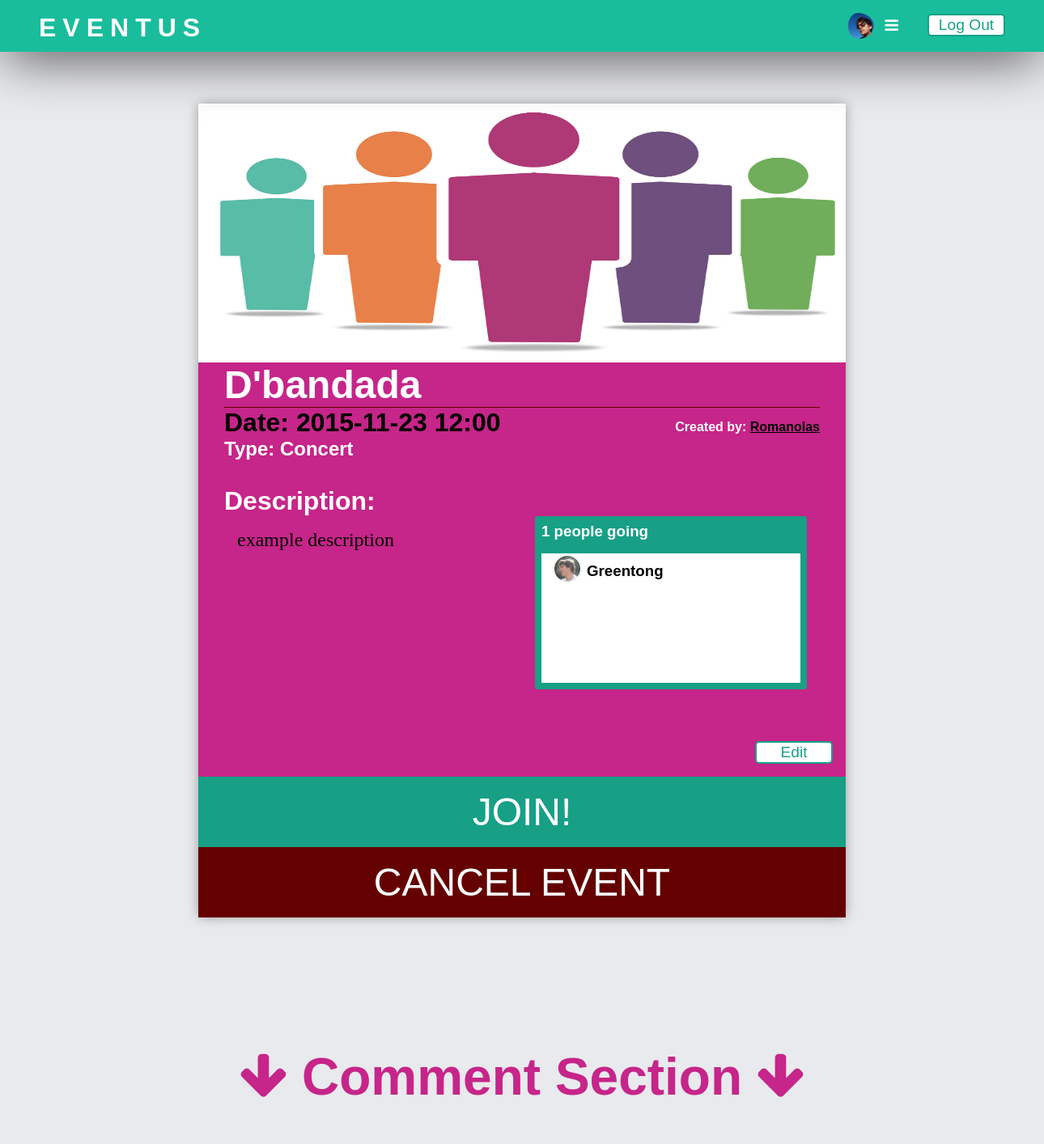
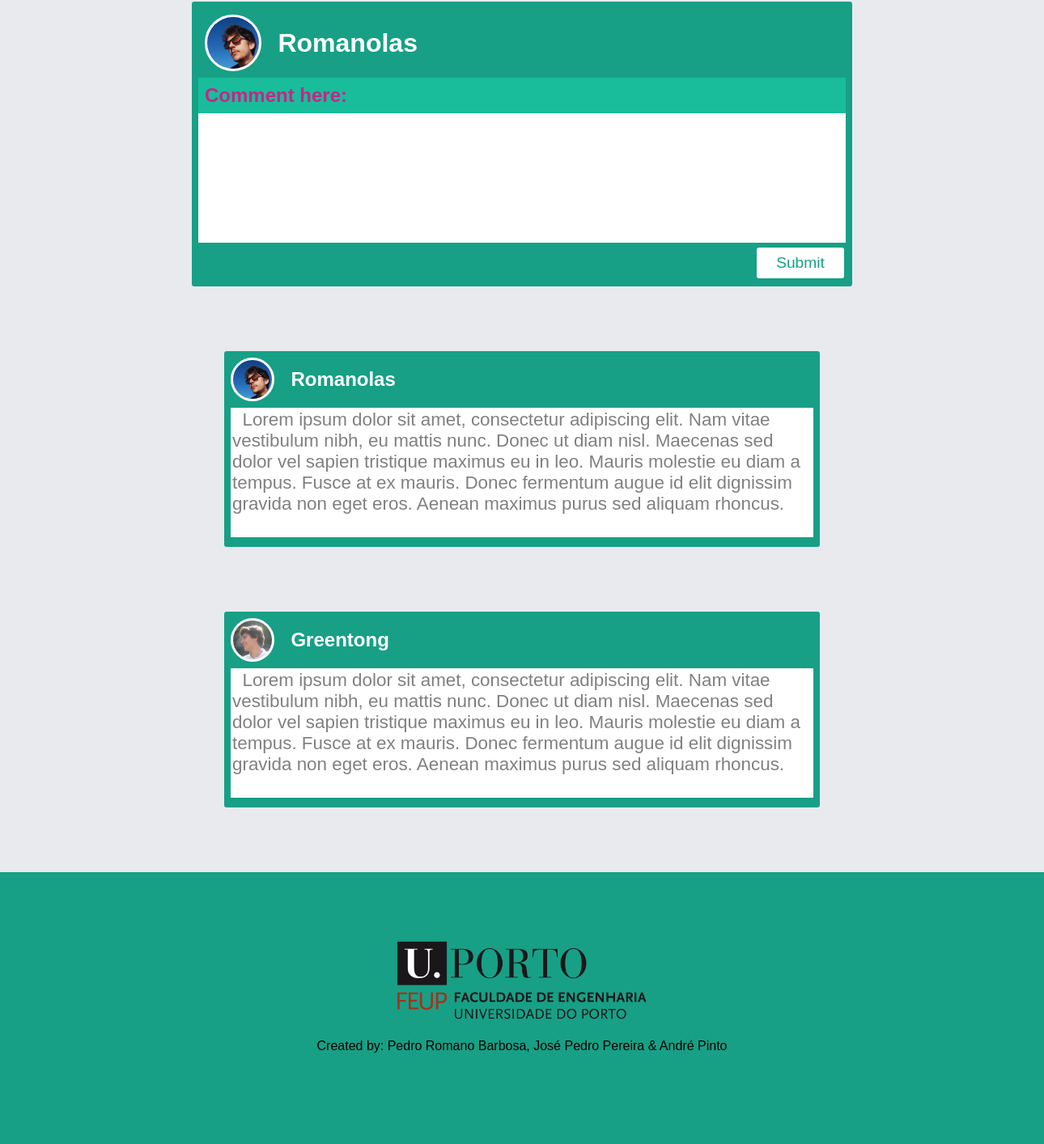
The app's page /event.php?eid=1 (signed in) with its own data (2 pictures, top to bottom).
### tables this page shows
CREATE TABLE user (
	id INTEGER PRIMARY KEY,
	name TEXT,
	username TEXT,
	password TEXT,
	image INTEGER,
	imagePath TEXT,
	biography TEXT
);

CREATE TABLE event (
	id INTEGER PRIMARY KEY,
	ownerId INTEGER REFERENCES user(id),
	name TEXT,
	image INTEGER,
	imagePath TEXT,
	dateOfEvent DATE,
	description TEXT,
	typeId INTEGER REFERENCES typeOfEvent(id)
);

CREATE TABLE typeOfEvent(
	id INTEGER PRIMARY KEY,
	type TEXT
);

### event.php (the view, shortened to what this page needs)
<!DOCTYPE html>
<html>
<head>
  <link rel="stylesheet" href="https://maxcdn.bootstrapcdn.com/font-awesome/4.4.0/css/font-awesome.min.css">
  <link rel="stylesheet" type="text/css" href="Styles/styles.css">
  <link rel="stylesheet" type="text/css" href="Styles/event.css">
  <link rel="stylesheet" type="text/css" href="Styles/navigation.css">
  <link rel="stylesheet" type="text/css" href="Styles/footer.css">
</head>
<body>
  <?php include_once('navigation.php'); ?>
  <?php
    $eventId = $_GET['eid'];
    $db = new PDO('sqlite:Database/data.db');
    $tmp = $db->prepare('SELECT * FROM event WHERE event.id = ?');
    $tmp->execute(array($eventId));
    $event = $tmp->fetch();
    $tmp = $db->prepare('SELECT typeOfEvent.type FROM typeOfEvent WHERE typeOfEvent.id = ?');
    $tmp->execute(array($event["typeId"]));
    $type = $tmp->fetch();
    $tmp = $db->prepare('SELECT user.id, user.username FROM user WHERE user.id = ?');
    $tmp->execute(array($event["ownerId"]));
    $owner = $tmp->fetch();
    $tmp = $db->prepare('SELECT user.id, user.username, user.imagePath FROM user JOIN eventUser WHERE eventUser.userId = user.id AND eventUser.eventId = ?');
    $tmp->execute(array($event["id"]));
    $participants = $tmp->fetchAll();
    $tmp = $db->prepare('SELECT comment.userId, comment.content, user.username, user.imagePath FROM comment JOIN user WHERE ? = comment.eventId AND user.id = comment.userId');
    $tmp->execute(array($event["id"]));
    $comments = $tmp->fetchAll();
    $tmp = $db->prepare('SELECT user.id FROM user JOIN eventUser WHERE eventUser.userId = user.id AND eventUser.userId = ? AND eventUser.eventId = ?');
    $tmp->execute(array($_SESSION["id"], $event["id"]));
    $userInEvent = $tmp->fetch();
    $inTheEvent = true;
    if($userInEvent == 0){
      $inTheEvent = false;
    }
    ?>
  <section id="event-main-area" data-id=<?=$event["id"]?>>
    <?php if($event["image"] == 1){
        echo '<img id="eventImage" src=' . $event["imagePath"] . '>';
      }else if($event["image"] == 0){
        echo '<img id="eventImage" src=images/defaultImage.jpeg>';
      }
    ?>
    <header>
      <h1 id="eventName"> <?=$event["name"]?> </h1>
      <h2 id="eventDate"> Date: <?=$event["dateOfEvent"]?> </h2>
      <h3> Type: <?=$type["type"]?> </h2>
      <h4> Created by: <a href=<?= 'profile.php?uid=' . $event["ownerId"]  . "&nav=profile"?>> <?=$owner["username"]?> </a> </h4>
    </header>
    <article>
      <h3> Description: </h3>
      <p id="eventDescription"> <?=$event["description"]?> </p>
      <div>
          <div>
            <h3> <?=count($participants)?> people going </h3>
          </div>
        <aside>
          <?php foreach ($participants as $user) { ?>
            <a href=<?= 'profile.php?uid=' . $user["id"]  . "&nav=profile"?>>
              <img src=<?=$user["imagePath"] ?>>
              <h3> <?=$user['username']?> </h3>
            </a>
          <?php } ?>
        </aside>
      </div>
    </article>
    <?php
      if($_SESSION["id"] == $event["ownerId"]){ ?>
        <input id="editButton" type="submit" value="Edit">
    <?php } ?>
    <?php
    if($event["ownerId"] == $_SESSION["id"]){
        if($inTheEvent){
          echo '<form method="post" action="cancelJoinEvent.php"> <input type="hidden" name="id" value="' . $event["id"] . '"> <input id="withdraw-button" type="submit" value="WITHDRAW"> </form>';
        }else {
          echo '<form method="post" action="joinEvent.php"> <input type="hidden" name="id" value="' . $event["id"] . '"> <input id="join-button" type="submit" value="JOIN!"> </form>';
        }
        echo '<form method="post" action="cancelEvent.php"> <input type="hidden" name="id" value="' . $event["id"] . '"> <input id="cancel-button" type="submit" value="CANCEL EVENT"> </form>';
    }
    ?>
  </section>
  <h1 id="comment-begin"> <i class="fa fa-arrow-down"></i> Comment Section <i class="fa fa-arrow-down"></i> </h1>
  <?php if($inTheEvent || ($_SESSION['id']) == $event['ownerId']){ ?>
    <section id="your-comment">
      <header>
        <img src=<?=$_SESSION["imagePath"] ?>>
        <h2> <?=$_SESSION['username']?> </h2>
      </header>
      <main>
        <h1> Comment here: </h1>
        <form action="comment.php" method="post">
          <textarea maxlength="600" rows="4" cols="50" name="text"> </textarea>
          <input type="submit" value="Submit">
        </form>
      </main>
    </section>
  <?php } ?>
    <?php foreach ($comments as $comment) { ?>
      <section id="users-comments-section">
        <header>
          <img src=<?=$comment["imagePath"] ?>>
          <a href= <?= "profile.php?uid=" . $comment["userId"] ?> > <?=$comment['username']?> </a>
        </header>
        <main>
          <textarea readonly="readonly"> <?=$comment['content']?> </textarea>
        </main>
      </section>
    <?php } ?>
	<?php include_once('footer.php'); ?>
</body>
</html>

### navigation.php (shortened to what this page needs)
<nav id="navigation">
<div id="title"> <a href="index.php"> EVENTUS </a> </div>
<div id="loginBlock">
	<?php if(isset($_SESSION['start'])){
		$db = new PDO('sqlite:Database/data.db');
		$tmp = $db->prepare('SELECT imagePath FROM user WHERE user.id = ?');
		$tmp->execute(array($_SESSION['id']));
		$image = $tmp->fetch(); ?>
		<div id="userNavArea">
			<div id="userNameNav"> <img src=<?=$image["imagePath"]?> id="profileIcon" alt="profileIcon"/>
			<div id="userNameIcon"> <i class="fa fa-bars"></i> </div> </div>
			<input id="logout" type="button" value="Log Out">
		</div>
<?php	} ?>
</div>
</nav>

### footer.php
<footer>
	<img src="images/feup.png" id="feupLogo" alt="FEUP logo"/>
	<br>
	Created by: Pedro Romano Barbosa, José Pedro Pereira &amp André Pinto
</footer>

### Styles/styles.css (style rules this page uses)
* { margin: 0; }
body { background-color: rgb(233,234,237); margin: 0; width: 100%; overflow-x: hidden; }
a { text-decoration: none; color: white; }
input[type="button"],input[type="submit"] { color: rgb(23,160,134); font-family: sans-serif; font-size: 120%; border: 2px solid rgb(23,160,134); background-color: white; text-align: center; width: 6rem; margin-left: 1rem; border-radius: 5px; outline: none; }

### Styles/navigation.css (style rules this page uses)
#title { font-size: 200%; font-family: sans-serif; font-weight: bold; letter-spacing: 0.5rem; color: white; padding-left: 3rem; padding-top: 1rem; }
#navigation { background-color: rgb(25,189,155); width: 100%; min-width: 60rem; top: 0; position: fixed; z-index: 1; -webkit-box-shadow: 0px 10px 67px -5px rgba(0,0,0,0.75); -moz-box-shadow: 0px 10px 67px -5px rgba(0,0,0,0.75); box-shadow: 0px 10px 67px -5px rgba(0,0,0,0.75); }
#navigation > * { display: inline-block; }
#loginBlock { padding-right: 3rem; float: right; }
#profileIcon { border-radius: 50%; padding: 0; width: 2rem; height: 2rem; }
#loginBlock > * { display: inline-block; height: 4rem; }
#userNavArea > * { display: inline-block; }
#userNameNav { padding: 1rem; font-family: sans-serif; font-size: 120%; color: white; }
#userNameNav > * { display: inline-block; vertical-align: middle; padding-left: 0.5rem; }

### Styles/footer.css (style rules this page uses)
body > footer { margin: 0; width: 100%; min-width: 80rem; background-color: rgb(23,160,134); padding-top: 5rem; padding-bottom: 7rem; text-align: center; font-family: sans-serif; }
#feupLogo { width: 20rem; padding-bottom: 1rem; }

### records on screen
user: imagePath (picture)
event: name "D'bandada", dateOfEvent "2015-11-23 12:00", description "example description"
typeofevent: type "Concert"

### other values on screen
$owner["username"] "Romanolas"
count($participants) "1"
$user['username'] "Greentong"
$_SESSION['username'] "Romanolas"
$comment['username'] "Romanolas"
$comment['username'] "Greentong"
